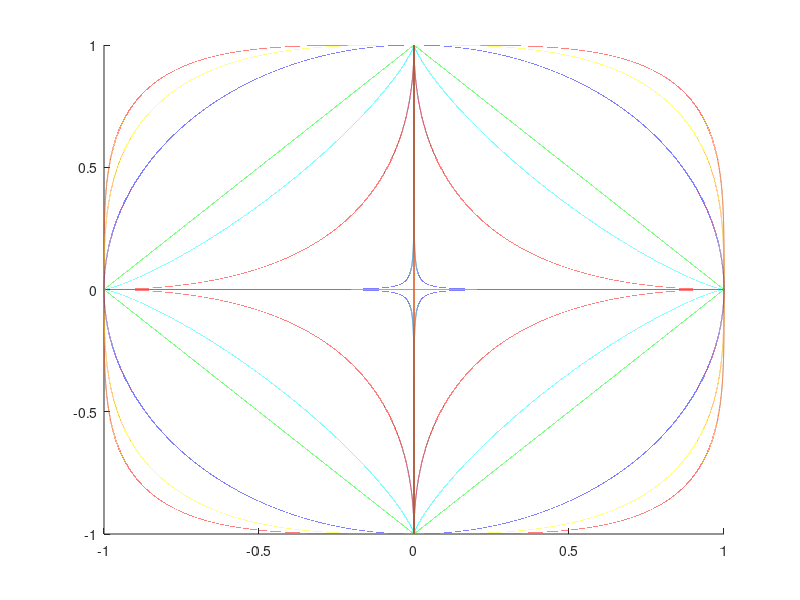

Write MATLAB code to recreate this figure.
clear all
clc
close all

p = [inf, 4, 3, 2, 1, 0.8, 0.5, 0.2, eps];
x = -1:.00001:1;
colors = lines(length(p));
figure
hold on
for i = 1:length(p)
    y = nthroot(1 - abs(x).^p(i), p(i));
    plot(x,[y; -y], 'Color', colors(i, :));
end
saveas(gcf, 'norm_plot.png');
hold off
